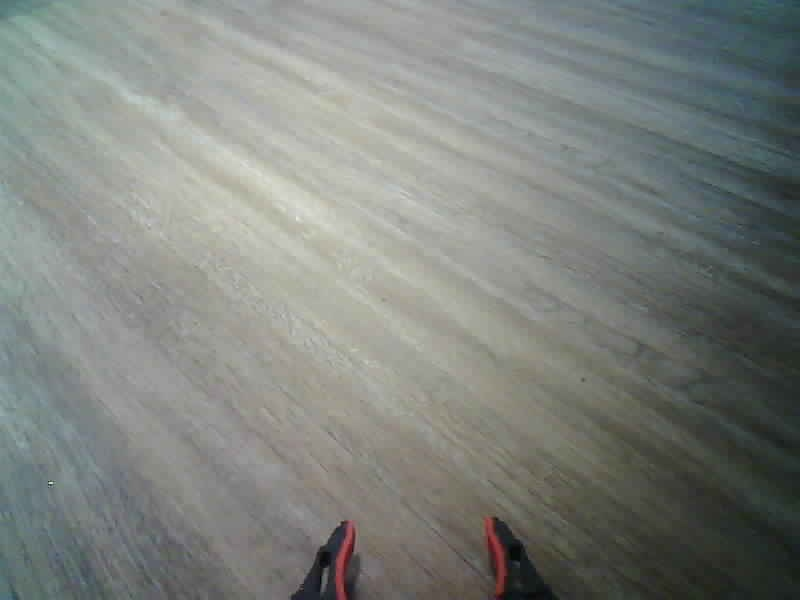
#> input picture test_images/grabber/find_grabber.jpg, 800 x 600 px
$ python cube_finder.py
#> lines starting #> are read from the running program, lines starting #| are printed output that depends on the picture; after the words box and inside, x2 and y2 are one past the last pixel; in counts of white or black regions, pixels touching at a corner belong together
import cv2

GRABBER_COLOR_0_MIN = (130, 100, 100)
GRABBER_COLOR_0_MAX = (180, 255, 255)

GRABBER_COLOR_1_MIN = (0, 100, 100)
GRABBER_COLOR_1_MAX = (20, 255, 255)


def find_grabber_center(image_hsv: cv2.UMat) -> tuple[int, int]:
    mask = cv2.inRange(image_hsv, GRABBER_COLOR_0_MIN, GRABBER_COLOR_0_MAX) + cv2.inRange(image_hsv, GRABBER_COLOR_1_MIN, GRABBER_COLOR_1_MAX)

    contours = cv2.findContours()

    return 0, 0


if __name__ == "__main__":
    image = cv2.imread("test_images/grabber/find_grabber.jpg")
#> image is the input picture: shape (600, 800, 3); mean B, G, R 125.7, 130.2, 126.1
    image_hsv = cv2.cvtColor(image, cv2.COLOR_BGR2HSV)
#> image_hsv: shape (600, 800, 3); mean H, S, V 52.3, 22.8, 131.7

    x, y = find_grabber_center(image_hsv)
#> in find_grabber_center, `mask = cv2.inRange(image_hsv, GRABBER_COLOR_0_MIN, GRABBER_COLOR_0_MAX..`:
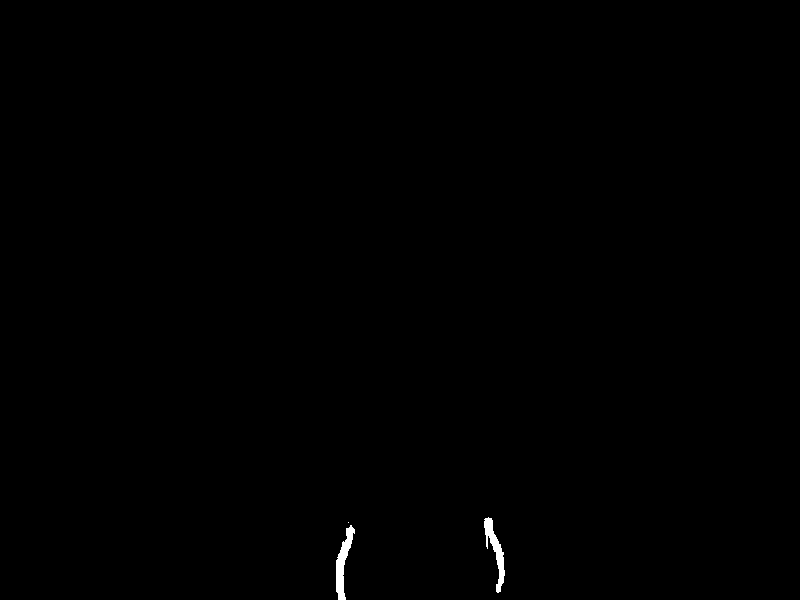
#> mask: shape (600, 800); 0.24% white; 3 white regions (1 under 20 px), largest, box (x1, y1, x2, y2) and area: (336, 525, 355, 600) 597, (484, 517, 505, 593) 564
#> (the run stopped early here; a loop or call above may not have finished)

$ run again, with test_images/grabber/cube_red_rot0.jpg copied over test_images/grabber/find_grabber.jpg
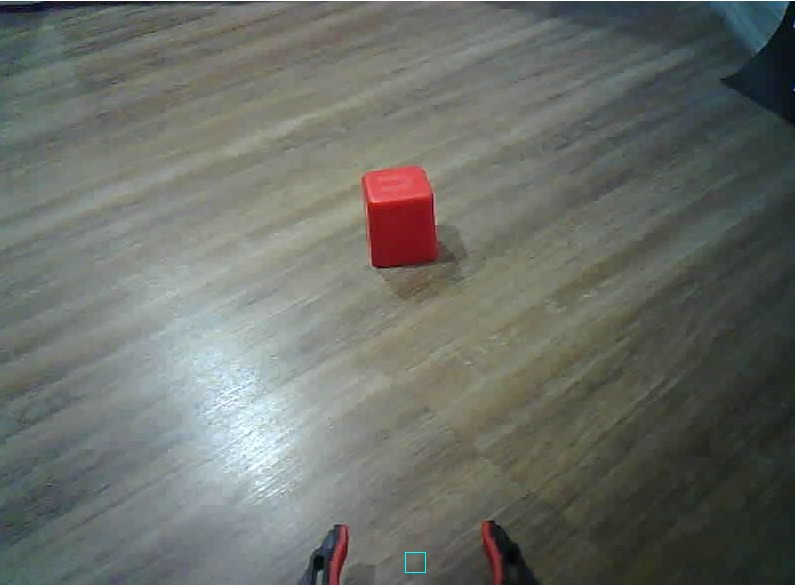
#> input picture test_images/grabber/cube_red_rot0.jpg, 795 x 585 px
#> image is the input picture: shape (585, 795, 3); mean B, G, R 104, 109.9, 106.6
#> image_hsv: shape (585, 795, 3); mean H, S, V 58.8, 33.5, 113
#> in find_grabber_center, `mask = cv2.inRange(image_hsv, GRABBER_COLOR_0_MIN, GRABBER_COLOR_0_MAX..`:
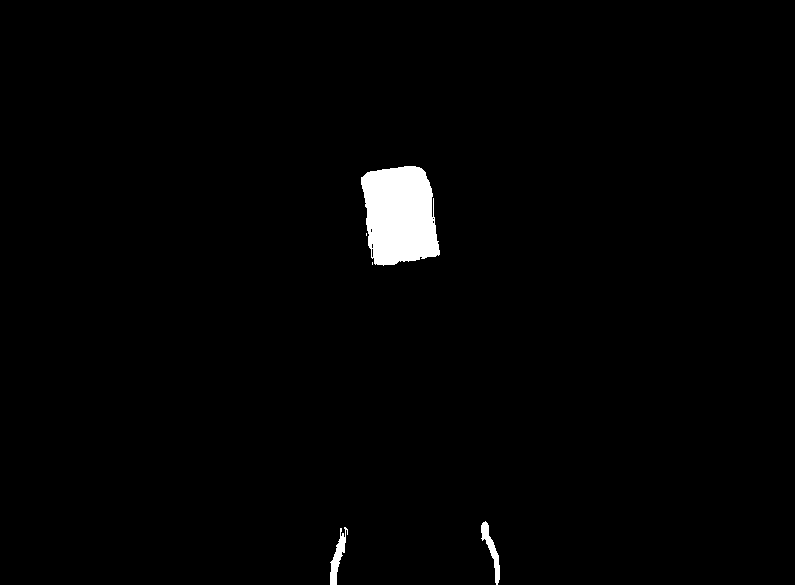
#> mask: shape (585, 795); 1.5% white; 5 white regions (2 under 20 px), largest, box (x1, y1, x2, y2) and area: (361, 166, 440, 266) 6252, (330, 527, 348, 585) 410, (481, 521, 500, 585) 397
